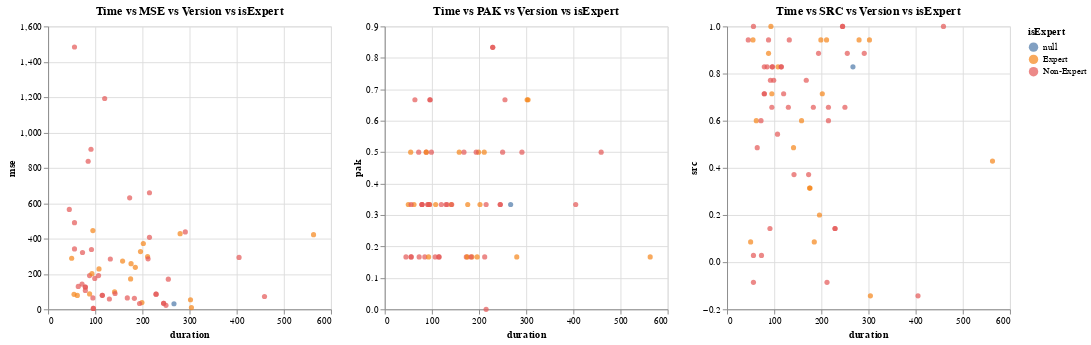

The notebook cell saved with this chart:
### Markdown cell above
Plot data

### Code cell
#Check if the users are more accurate when they are taking more time


mse  = alt.Chart(df).mark_circle().encode(
    x='duration',
    y='mse',
    color='isExpert',
    tooltip=['version', 'mse', 'duration', 'isExpert']
).properties(
    title='Time vs MSE vs Version vs isExpert'
)

pak = alt.Chart(df).mark_circle().encode(
    x='duration',
    y='pak',
    color='isExpert',
    tooltip=['version', 'pak', 'duration', 'isExpert']
).properties(
    title='Time vs PAK vs Version vs isExpert'
)

src = alt.Chart(df).mark_circle().encode(
    x='duration',
    y='src',
    color='isExpert',
    tooltip=['version', 'src', 'duration', 'isExpert']
).properties(
    title='Time vs SRC vs Version vs isExpert'
)

(mse | pak | src).save('charts/time_vs_metrics.png')

mse | pak | src
